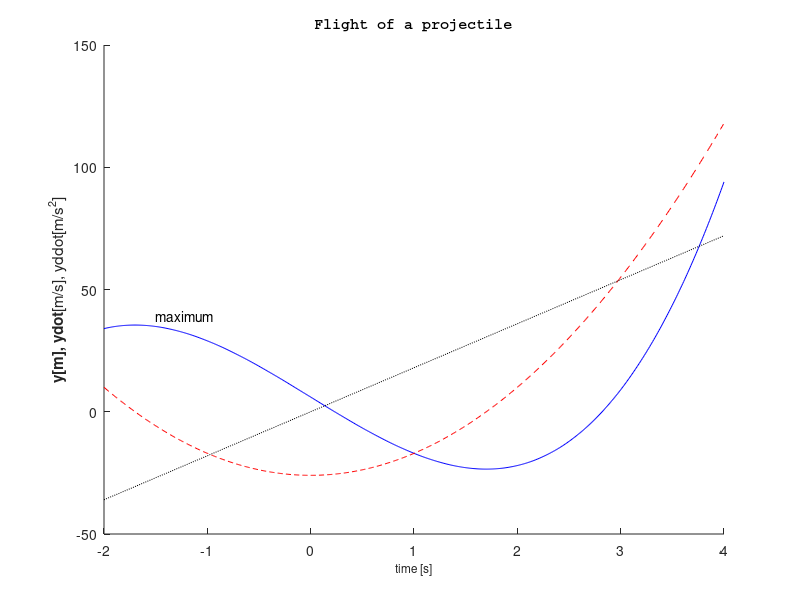

Here is the MATLAB script that generated this plot: (Note: this script raises an error after producing the figure.)
x = [-2:0.01:4];
y = 3*x.^3-26*x+6;
yd= 9*x.^2-26;
ydd=18*x;
hold on
plot(x,y,'-b');
plot(x,yd,'--r');
plot(x,ydd,':k');
hold off
xlabel('\fontsize{12}time [s]');
ylabel('\bfy[m], ydot\rm[m/s], yddot[m/s^2]');
title('\fontname{courier}Flight of a projectile');
text(-1.5, 39, 'maximum');
legend('y','ydot','yddot','location','b');